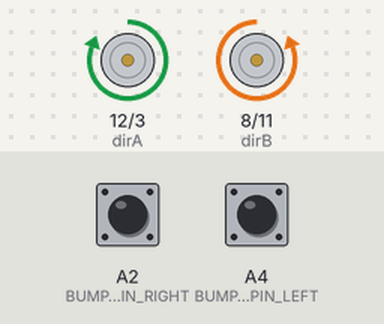
Bench run of a sketch on a simulated Arduino Uno, built with avr-gcc and run on an emulated ATmega328P. Shown: direction and speed pins drawn as motors (green arrow = direction pin HIGH = forward, orange = LOW = backward, longer = more drive). Inputs (shaded band) come from the test bench; at power-on: A2 (BUMPER_PIN_RIGHT) HIGH, A4 (BUMPER_PIN_LEFT) HIGH.

Above: at 1.2 s.
1.3 s: A2 (BUMPER_PIN_RIGHT) pulled LOW for 0.15 s
At 3.1 s:
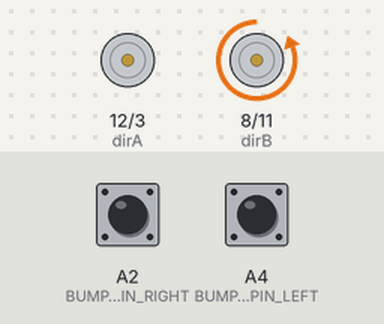
4.4 s: A4 (BUMPER_PIN_LEFT) pulled LOW for 3.2 s
At 6.6 s:
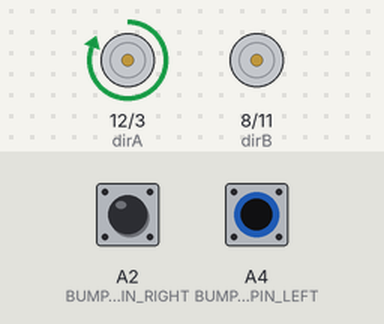
10.6 s: A4 (BUMPER_PIN_LEFT) pulled LOW for 0.15 s
At 11.6 s:
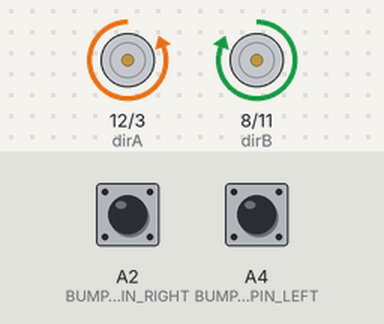
13.7 s: A4 (BUMPER_PIN_LEFT) pulled LOW for 1 s
At 13.8 s:
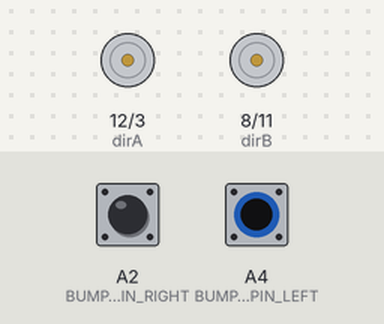
Timing chart, 0 to 18.1 s (numbered marks = the images above; inputs shaded):
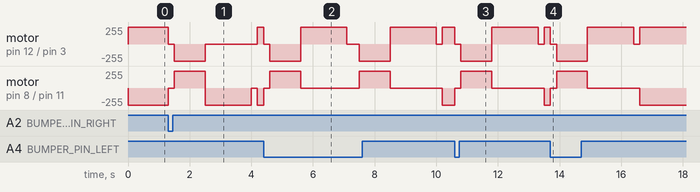

The sketch:

partB-roomba-challenge.ino
```cpp
/*
SMCS 2029 | Grade 10 | Foundations of Technology A
Roomba Challenge

Block X | Group 2
Group Members: Mayukh Dantuluri, Rowel Mondal, Jiya Rao

Last Edited on 2026-10-05, 10:40 UTC-4
*/

// Arduino Motor Shield Rev3 Pins
const int dirA = 12; // Motor A Direction (right)
const int pwmA = 3;  // Motor A Speed
const int dirB = 8;  // Motor B Direction (left)
const int pwmB = 11; // Motor B Speed

// Bumper Pin Constants (To be updated if connected to a different digital pin)
const int BUMPER_PIN_LEFT = A4;
const int BUMPER_PIN_RIGHT = A2;

void setup() {
  // Initialize Motor Control Pins
  pinMode(dirA, OUTPUT);
  pinMode(pwmA, OUTPUT);
  pinMode(dirB, OUTPUT);
  pinMode(pwmB, OUTPUT);

  // Configure Bumper Switch with internal pull-up resistor (Assumes switch connects pin to GND when pressed)
  pinMode(BUMPER_PIN_RIGHT, INPUT_PULLUP);
  pinMode(BUMPER_PIN_LEFT, INPUT_PULLUP);
}

void moveForward() {
  digitalWrite(pwmA, HIGH);
  digitalWrite(pwmB, HIGH);
  // Set direction forward
  digitalWrite(dirA, HIGH);
  digitalWrite(dirB, LOW);
}

void moveBackward() {
  // Set direction reverse
  digitalWrite(pwmA, HIGH);
  digitalWrite(pwmB, HIGH);
  digitalWrite(dirA, LOW);
  digitalWrite(dirB, HIGH);
}

void turnLeft() {
  digitalWrite(pwmA, LOW);
  digitalWrite(pwmB, HIGH);
  digitalWrite(dirA, LOW);
  digitalWrite(dirB, LOW);
}

void turnRight() {
  digitalWrite(pwmA, HIGH);
  digitalWrite(pwmB, LOW);
  digitalWrite(dirB, HIGH);
  digitalWrite(dirA, HIGH);
}

void stopMotors() {
  // Engage brakes
  digitalWrite(pwmA, LOW);
  digitalWrite(pwmB, LOW);
}

void escapeObjectLeft() {
  // 1. Stop immediately upon collision
  stopMotors();
  delay(200);

  // 2. Back up for 1 second
  moveBackward();
  delay(1000);

  // 3. Turn to clear the obstacle for 1.5 seconds
  turnLeft();
  delay(1500);

  // 4. Brief pause before resuming path
  stopMotors();
  delay(200);
}

void escapeObjectRight() {
  // 1. Stop immediately upon collision
  stopMotors();
  delay(200);

  // 2. Back up for 1 second
  moveBackward();
  delay(1000);

  // 3. Turn to clear the obstacle for 1.5 seconds
  turnRight();
  delay(1500);

  // 4. Brief pause before resuming path
  stopMotors();
  delay(200);
}

void loop() {
  int touchStateRight = digitalRead(BUMPER_PIN_RIGHT);
  int touchStateLeft = digitalRead(BUMPER_PIN_LEFT);

  // Check if bumper switch is pressed (LOW when wired to ANALOG)
   if (touchStateRight == LOW) {
     escapeObjectLeft();
   } else if (touchStateLeft == LOW) {
     escapeObjectRight();
   } else {
    moveForward();
   }
}

/** Code Explanation:
  * The code is based on a conditional statement that runs on loop to constantly check whether or not either bumper sensor is being pressed.
  * Push on sensor makes the rover turn, and then more forward, iterating until an obstacle is avoided.
*/
```
